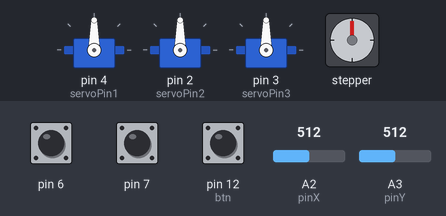
The sketch below on a simulated Arduino Uno, built with avr-gcc and run on an emulated ATmega328P. On the bench: 3 × servo, stepper motor. The test bench sets the inputs (shaded band); at power-on: A2 (pinX) = 512, A3 (pinY) = 512, pin 6 HIGH, pin 7 HIGH, pin 12 (btn) HIGH. Stepper angles assume 200 steps per turn; what the sketch prints to the serial monitor is not drawn.

Above: at 1.2 s.
1.3 s: A2 (pinX) set to 635
2.8 s: A2 (pinX) set to 667
At 2.95 s:
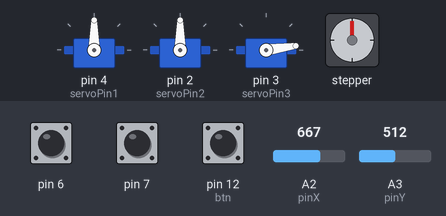
5.8 s: A3 (pinY) set to 640
At 7.1 s:
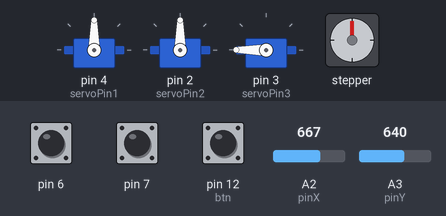
7.9 s: A3 (pinY) set to 661
At 8.14 s:
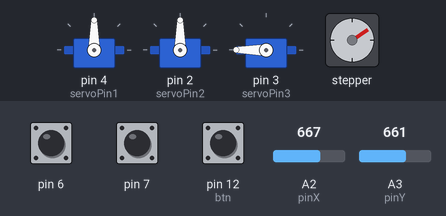
10.9 s: A2 (pinX) set to 359
13.9 s: A2 (pinX) set to 340
At 14.13 s:
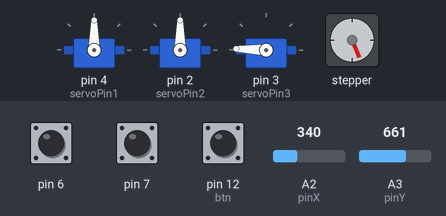
Timing chart, 0 to 19.7 s (numbered marks = the images above; inputs shaded):
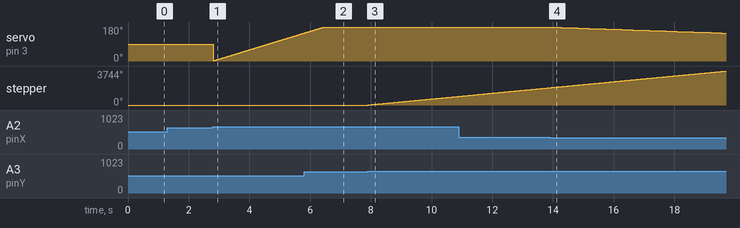

The sketch:

hand.ino
```cpp
#include <Servo.h>
#include "ServoEasing.h"
#include <Stepper.h>

#define pinX A2
#define pinY A3

const int stepsPerRevolution = 200;
Stepper myStepper(stepsPerRevolution, 8, 9, 10, 11);

int servoPin1 = 4;
int servoPin2 = 2;
int servoPin3 = 3;
float incline ;
ServoEasing servo1;
ServoEasing servo2;
Servo servo3;

float movementX;

void changeIncline(ServoEasing engine) {
  float incline = engine.read();

  if (digitalRead(7) == 0 && incline < 180) {
    engine.write(++incline);
  } else if (digitalRead(6) == 0 && incline > 0) {
    engine.write(--incline);
  }
}

void setup() {
  Serial.begin(9600);
  Serial.println("Initialize sketch");

  servo1.attach(servoPin1);
  servo2.attach(servoPin2);
  servo3.attach(servoPin3);

  pinMode(6, INPUT_PULLUP);
  pinMode(7, INPUT_PULLUP);
  pinMode(12, INPUT_PULLUP);
  myStepper.setSpeed(60);
}

void loop() {
  delay(20);

  float X = analogRead(pinX); // joystick axis X
  float Y = analogRead(pinY); // joystick axis Y

  if (digitalRead(12) == 0) { // btn pressed
    changeIncline(servo1);
  } else {
    changeIncline(servo2);
  }

  if (X > 650 && incline < 180) {
    servo3.write(++incline);
  } else if (X < 350 && incline > 0) {
    servo3.write(--incline);
  }

  if (Y > 650) {
    myStepper.step(32);
  } else if (Y < 350) {
    myStepper.step(-32);
  }
}
```

Measured:
- the behaviour switches between 650 and 651 on A2 (pinX) (found by bisection; images 0 and 1)
- the behaviour switches between 650 and 651 on A3 (pinY) (found by bisection; images 2 and 3)
- the behaviour switches between 350 and 349 on A2 (pinX) (found by bisection; images 3 and 4)
- after the input at 1.3 s, every drawn part: stays the same
- after the input at 7.9 s, stepper: keeps turning clockwise at about 320°/s, starting at once
- after the input at 13.9 s, servo on pin 3 (servoPin3): moves from 180° to 148° over 5.6 s, starting at once
